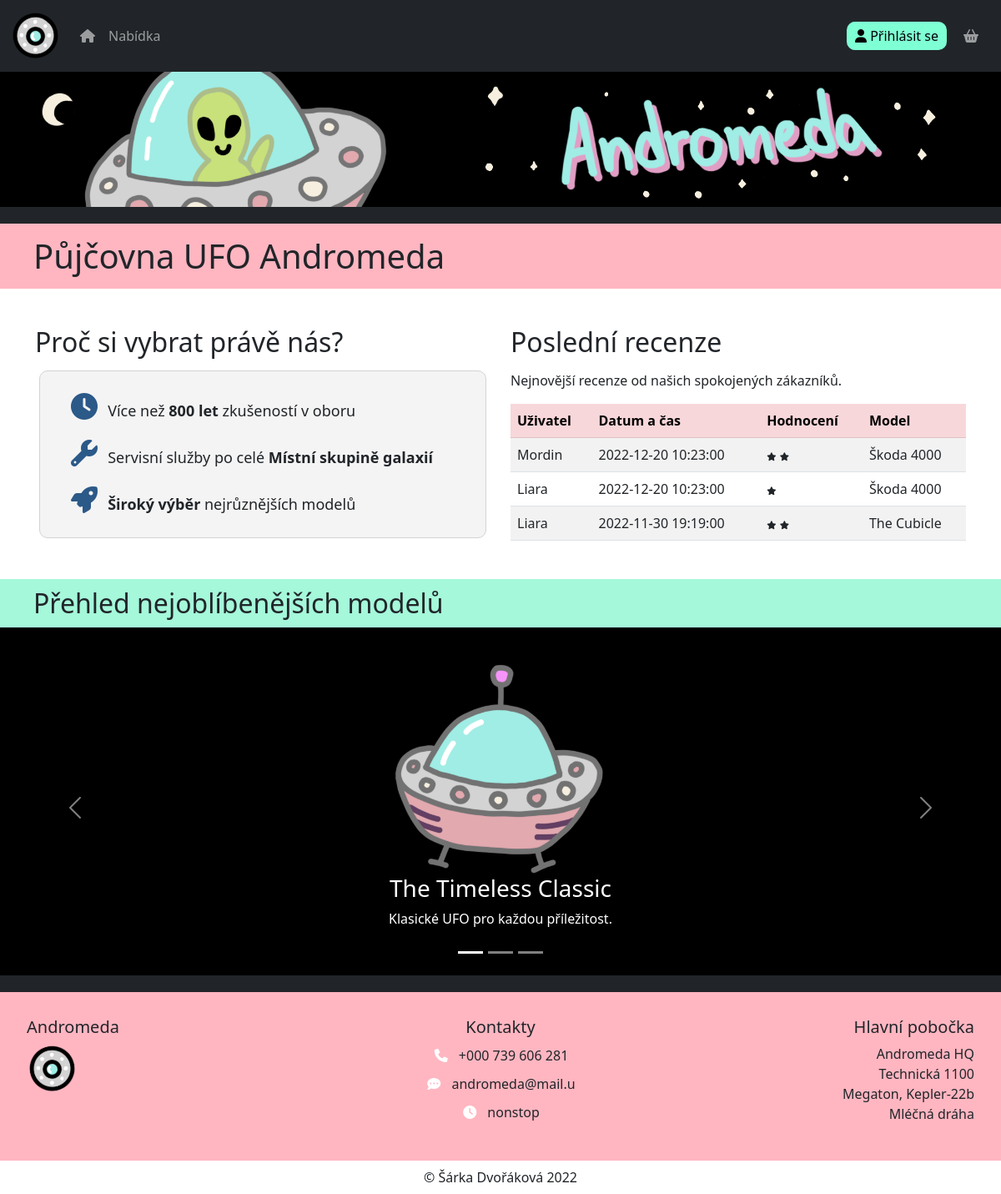
The page / on the database its author committed.
### tables this page shows
CREATE TABLE IF NOT EXISTS RECENZE (
    c_recenze_pk INT NOT NULL AUTO_INCREMENT,
    text TEXT,
    hodnoceni INT NOT NULL CHECK (hodnoceni > 0 AND hodnoceni < 6),
    datum_cas DATETIME NOT NULL,
    c_uzivatele_fk INT NOT NULL,
    c_modelu_fk INT NOT NULL,
    PRIMARY KEY(c_recenze_pk)
);

CREATE TABLE IF NOT EXISTS MODEL (
    c_modelu_pk INT NOT NULL AUTO_INCREMENT,
    nazev VARCHAR(40) NOT NULL,
    cena_den DOUBLE NOT NULL,
    pocet_osob INT NOT NULL,
    vydrz_baterie DOUBLE NOT NULL,
    rychlost_ly DOUBLE NOT NULL,
    popis_kratky VARCHAR(100) NOT NULL,
    popis_dlouhy TEXT,
    obrazek_url VARCHAR(100),
    PRIMARY KEY(c_modelu_pk)
);

### app/controllers/IntroductionController.class.php (called while the page is built, shortened)
<?php
class IntroductionController implements IController
{
  private DatabaseConnection $dbconnection;
  public function __construct() {
    require_once MODELS_PATH."DatabaseConnection.class.php";
    $this->dbconnection = new DatabaseConnection();
  }
  public function show(string $title): string
  {
    global $templateData;
    $templateData["title"] = $title;
    $templateData["user_logged"] = $this->dbconnection->isUserLoggedIn();
    $templateData["user_role"] = 4;
    $templateData["ufo_1"] = $this->dbconnection->getUFOModelByNumber(1);
    $templateData["ufo_2"] = $this->dbconnection->getUFOModelByNumber(2);
    $templateData["ufo_3"] = $this->dbconnection->getUFOModelByNumber(3);
    $recentReviews = $this->dbconnection->getNewestReviews(3);
    $reviewsInfo = array();
    $i = 0;
    foreach($recentReviews as $review) {
      $user = $this->dbconnection->getUserByNumber($review["c_uzivatele_fk"]);
      $model = $this->dbconnection->getUFOModelByNumber($review["c_modelu_fk"]);
      $reviewsInfo[$i] = array(
        "username" => $user["jmeno"],
        "datetime" => $review["datum_cas"],
        "rating" => $review["hodnoceni"],
        "model" => $model["nazev"],
      );
      $i++;
    }
    $templateData["reviews"] = $reviewsInfo;
    require_once VIEWS_PATH."IntroductionTemplate.tpl.php";
    return ob_get_clean();
  }
}

### index.php (called while the page is built, shortened)
<?php
  $appStart = new AppStart();
  $appStart->start();

### app/models/DatabaseConnection.class.php (called while the page is built, shortened)
<?php
class DatabaseConnection
{
  private PDO $conn;
  private Session $session;
  public function __construct () {
    $this->conn = new PDO("mysql:host=".DATABASE_SERVER.";dbname=".DATABASE_NAME, DATABASE_USER, DATABASE_PASSWORD);
    $this->conn->exec("set names utf8");
    require_once CONTROLLERS_PATH."Session.class.php";
    $this->session = new Session();
  }
  public function query(string $query):array {
    $result = $this->conn->query($query);
    if($result != null) {
      return $result->fetchAll();
    }
    else {
      $error = $this->conn->errorInfo();
      echo $error[2];
      return [];
    }
  }
  public function isUserLoggedIn():bool {
    return $this->session->isSessionSet(self::KEY_USER);
  }
  public function getUFOModelByNumber (int $modelNumber) {
    $query = "SELECT * FROM ".TABLE_MODEL." WHERE c_modelu_pk=?";
    $result = $this->conn->prepare($query);
    if(!$result->execute(array($modelNumber))) {
      return null;
    }
    else {
      $result = $result->fetchAll();
      if(count($result) > 0) {
        return $result[0];
      }
      else {
        return null;
      }
    }
  }
  public function getUserByNumber (int $userNumber) {
    $query = "SELECT * FROM ".TABLE_USER." WHERE c_uzivatele_pk=?";
    $result = $this->conn->prepare($query);
    if(!$result->execute(array($userNumber))) {
      return null;
    }
    else {
      $result = $result->fetchAll();
      if(count($result) > 0) {
        return $result[0];
      }
      else {
        return null;
      }
    }
  }
  public function getReviewByNumber(int $reviewNumber) {
    $query = "SELECT * FROM ".TABLE_REVIEW." WHERE c_recenze_pk=?";
    $result = $this->conn->prepare($query);
    if(!$result->execute(array($reviewNumber))) {
      return null;
    }
    else {
      $result = $result->fetchAll();
      if(count($result) > 0) {
        return $result[0];
      }
      else {
        return null;
      }
    }
  }
  public function getNewestReviews(int $numberOfReviews):array {
    $query = "SELECT c_recenze_pk FROM ".TABLE_REVIEW;
    $primaryKeys = $this->query($query);
    $i = 0;
    foreach($primaryKeys as $row) {
      $primaryKeys[$i] = $row["c_recenze_pk"];
      $i++;
    }
    sort($primaryKeys, SORT_NUMERIC);
    $count = count($primaryKeys);
    $result = array();
    for($i = 0; $i < $numberOfReviews && $i < $count; $i++) {
      $review = $this->getReviewByNumber($primaryKeys[$count - $i - 1]);
      array_push($result, $review);
    }
    return $result;
  }
}

### app/controllers/Session.class.php (called while the page is built, shortened)
<?php
class Session
{
  public function isSessionSet(string $key):bool {
    return isset($_SESSION[$key]);
  }
}

### app/views/IntroductionTemplate.tpl.php (the view, shortened to what this page needs)
<?php
require_once VIEWS_PATH."TemplateBasics.class.php";
global $templateData;
?>
  <div class="row">
    <h1 id="home-main-about">
      Půjčovna UFO Andromeda
    </h1>
  </div>
  <div class="row" id="home-main-content">
    <div class="col-md-6">
      <h2 class="home-main-heading">
        Proč si vybrat právě nás?
      </h2>
      <div class="jumbotron">
        <p>
        <ul id="home-main-list">
          <li class="home-main-list-item">
            <i class="fas fa-clock fa-2x home-main-list-icon"></i>
            <span class="home-main-list-text">Více než <b>800 let</b> zkušeností v oboru</span>
          </li>
          <li class="home-main-list-item">
            <i class="fas fa-wrench fa-2x home-main-list-icon"></i>
            <span class="home-main-list-text">Servisní služby po celé <b>Místní skupině galaxií</b></span>
          </li>
          <li class="home-main-list-item">
            <i class="fas fa-rocket fa-2x home-main-list-icon"></i>
            <span class="home-main-list-text"><b>Široký výběr</b> nejrůznějších modelů</span>
          </li>
        </ul>
      </div>
    </div>
    <div class="col-md-6">
      <h2 class="home-main-heading">
        Poslední recenze
      </h2>
      <p>
        Nejnovější recenze od našich spokojených zákazníků.
      </p>
      <table class="table table-hover table-striped">
        <thead class="table-danger">
        <tr>
          <th>Uživatel</th>
          <th>Datum a čas</th>
          <th>Hodnocení</th>
          <th>Model</th>
        </tr>
        </thead>
        <tbody>
        <?php
        $reviews = $templateData["reviews"];
        foreach($reviews as $review) {
          $firstName = $review["username"];
          $datetime = $review["datetime"];
          $rating = $review["rating"];
          $model = $review["model"];
          ?>
          <tr>
            <td><?php echo $firstName; ?></td>
            <td><?php echo $datetime; ?></td>
            <td>
              <?php
              for($i = 0; $i < $rating; $i++) {
                ?>
                <i class="fas fa-star home-main-table-stars"></i>
                <?php
              }
              ?>
            </td>
            <td><?php echo $model; ?></td>
          </tr>
          <?php
        }
        ?>
        </tbody>
      </table>
    </div>
  </div>
  <div class="row">
    <h2 class="home-main-heading" id="home-carousel-favorites">
      Přehled nejoblíbenějších modelů
    </h2>
  </div>
<?php
$UFO1 = $templateData["ufo_1"];
?>
  <div class="row">
    <div id="demo" class="carousel slide" data-bs-ride="carousel">
      <div class="carousel-indicators">
        <button type="button" data-bs-target="#demo" data-bs-slide-to="0" class="active"></button>
        <button type="button" data-bs-target="#demo" data-bs-slide-to="1"></button>
        <button type="button" data-bs-target="#demo" data-bs-slide-to="2"></button>
      </div>
      <div class="carousel-inner">
        <div class="carousel-item active">
          <img src="<?php echo $UFO1["obrazek_url"]; ?>" alt="<?php echo $UFO1["nazev"]; ?>" class="d-block w-100">
          <div class="carousel-caption">
            <h3><?php echo $UFO1["nazev"]; ?></h3>
            <p><?php echo $UFO1["popis_kratky"]; ?></p>
          </div>
        </div>
      </div>
      <button class="carousel-control-prev" type="button" data-bs-target="#demo" data-bs-slide="prev">
        <span class="carousel-control-prev-icon"></span>
      </button>
      <button class="carousel-control-next" type="button" data-bs-target="#demo" data-bs-slide="next">
        <span class="carousel-control-next-icon"></span>
      </button>
    </div>
  </div>

### css/main.css (style rules this page uses)
body { padding-top: 85px; }
.jumbotron { background-color: rgb(244, 244, 244); border-radius: 10px; border: lightgray solid 1px; padding: 5px; margin: 5px; }
#home-main-content { background-color: white; padding: 30px; }
.home-main-heading { margin: 15px 0 15px 0; }
#home-main-about { background-color: lightpink; padding: 15px 15px 15px 40px; margin-bottom: 0; }
#home-main-list { list-style: none; }
.home-main-list-item { margin: 21px 0 21px 0; }
.home-main-list-icon { color: rgb(43, 89, 136); width: 20px; }
.home-main-list-text { font-size: large; margin: 20px; }
.home-main-table-stars { font-size: 10px; }
#home-carousel-favorites { background-color: rgb(165, 248, 218); padding: 10px 10px 10px 40px; }

### rows shown on the page
recenze: firstName "Mordin", datum_cas "2022-12-20 10:23:00", hodnoceni 2 (drawn), model "Škoda 4000"
recenze: firstName "Liara", datum_cas "2022-12-20 10:23:00", hodnoceni 1 (drawn), model "Škoda 4000"
model: obrazek_url (picture), nazev "The Timeless Classic", popis_kratky "Klasické UFO pro každou příležitost."

### other values the page prints
$firstName "Liara"
$datetime "2022-11-30 19:19:00"
$model "The Cubicle"
